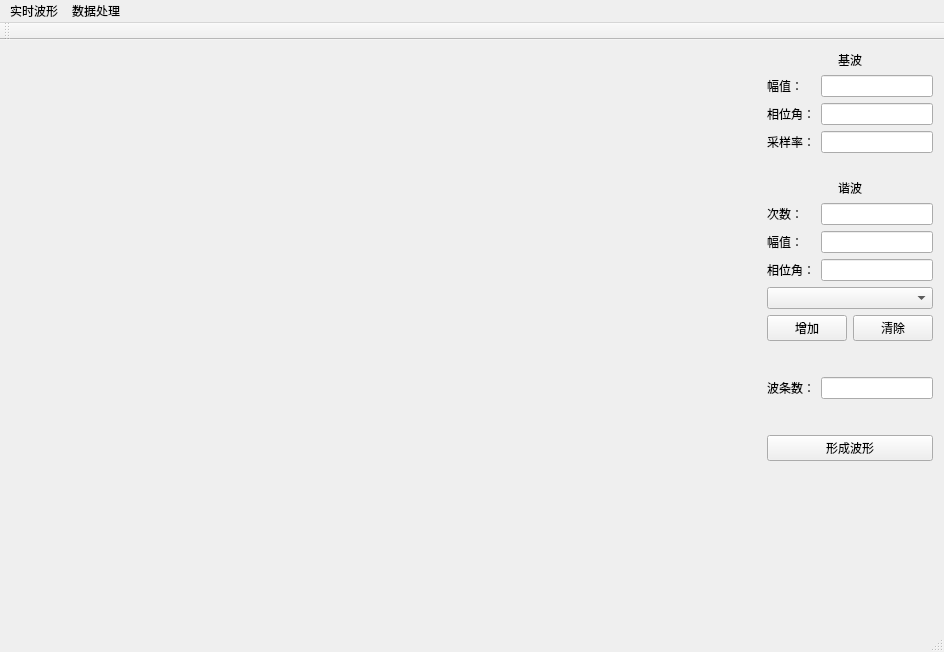
<?xml version="1.0" encoding="UTF-8"?>
<ui version="4.0">
 <class>MainWindow</class>
 <widget class="QMainWindow" name="MainWindow">
  <property name="geometry">
   <rect>
    <x>0</x>
    <y>0</y>
    <width>936</width>
    <height>652</height>
   </rect>
  </property>
  <property name="windowTitle">
   <string>MainWindow</string>
  </property>
  <widget class="QWidget" name="centralWidget">
   <layout class="QGridLayout" name="gridLayout_3">
    <item row="0" column="0">
     <layout class="QHBoxLayout" name="horizontalLayout_2" stretch="8,2">
      <item>
       <widget class="QCustomPlot" name="customPlot" native="true">
        <property name="minimumSize">
         <size>
          <width>750</width>
          <height>400</height>
         </size>
        </property>
       </widget>
      </item>
      <item>
       <layout class="QVBoxLayout" name="verticalLayout_2">
        <item>
         <layout class="QVBoxLayout" name="verticalLayout">
          <item>
           <widget class="QLabel" name="label_4">
            <property name="styleSheet">
             <string notr="true">font: 75 14pt &quot;微软雅黑&quot;;</string>
            </property>
            <property name="text">
             <string>基波</string>
            </property>
            <property name="alignment">
             <set>Qt::AlignCenter</set>
            </property>
           </widget>
          </item>
          <item>
           <layout class="QGridLayout" name="gridLayout_2">
            <item row="0" column="1">
             <widget class="QLineEdit" name="lineEd_amplitude">
              <property name="text">
               <string/>
              </property>
             </widget>
            </item>
            <item row="2" column="1">
             <widget class="QLineEdit" name="lineEd_point"/>
            </item>
            <item row="2" column="0">
             <widget class="QLabel" name="label_3">
              <property name="styleSheet">
               <string notr="true">font: 12pt &quot;微软雅黑&quot;;</string>
              </property>
              <property name="text">
               <string>采样率：</string>
              </property>
             </widget>
            </item>
            <item row="1" column="1">
             <widget class="QLineEdit" name="lineEd_phase"/>
            </item>
            <item row="0" column="0">
             <widget class="QLabel" name="label">
              <property name="styleSheet">
               <string notr="true">font: 12pt &quot;微软雅黑&quot;;</string>
              </property>
              <property name="text">
               <string>幅值：</string>
              </property>
             </widget>
            </item>
            <item row="1" column="0">
             <widget class="QLabel" name="label_2">
              <property name="styleSheet">
               <string notr="true">font: 12pt &quot;微软雅黑&quot;;</string>
              </property>
              <property name="text">
               <string>相位角：</string>
              </property>
             </widget>
            </item>
           </layout>
          </item>
          <item>
           <spacer name="verticalSpacer_4">
            <property name="orientation">
             <enum>Qt::Vertical</enum>
            </property>
            <property name="sizeHint" stdset="0">
             <size>
              <width>20</width>
              <height>20</height>
             </size>
            </property>
           </spacer>
          </item>
          <item>
           <widget class="QLabel" name="label_5">
            <property name="styleSheet">
             <string notr="true">font: 75 14pt &quot;微软雅黑&quot;;</string>
            </property>
            <property name="text">
             <string>谐波</string>
            </property>
            <property name="alignment">
             <set>Qt::AlignCenter</set>
            </property>
           </widget>
          </item>
          <item>
           <layout class="QGridLayout" name="gridLayout">
            <item row="0" column="0">
             <widget class="QLabel" name="label_8">
              <property name="styleSheet">
               <string notr="true">font: 12pt &quot;微软雅黑&quot;;</string>
              </property>
              <property name="text">
               <string>次数：</string>
              </property>
             </widget>
            </item>
            <item row="0" column="1">
             <widget class="QLineEdit" name="lineEd_harmonicNumber"/>
            </item>
            <item row="1" column="0">
             <widget class="QLabel" name="label_6">
              <property name="styleSheet">
               <string notr="true">font: 12pt &quot;微软雅黑&quot;;</string>
              </property>
              <property name="text">
               <string>幅值：</string>
              </property>
             </widget>
            </item>
            <item row="1" column="1">
             <widget class="QLineEdit" name="lineEd_harmonicAmplitude"/>
            </item>
            <item row="2" column="0">
             <widget class="QLabel" name="label_7">
              <property name="styleSheet">
               <string notr="true">font: 12pt &quot;微软雅黑&quot;;</string>
              </property>
              <property name="text">
               <string>相位角：</string>
              </property>
             </widget>
            </item>
            <item row="2" column="1">
             <widget class="QLineEdit" name="lineEd_harmonicPhase"/>
            </item>
           </layout>
          </item>
         </layout>
        </item>
        <item>
         <widget class="QComboBox" name="comboBox_harmonic">
          <property name="styleSheet">
           <string notr="true">font: 12pt &quot;微软雅黑&quot;;</string>
          </property>
         </widget>
        </item>
        <item>
         <layout class="QHBoxLayout" name="horizontalLayout">
          <item>
           <widget class="QPushButton" name="pushBuAdd">
            <property name="styleSheet">
             <string notr="true">font: 12pt &quot;微软雅黑&quot;;</string>
            </property>
            <property name="text">
             <string>增加</string>
            </property>
           </widget>
          </item>
          <item>
           <widget class="QPushButton" name="pushBuClear">
            <property name="styleSheet">
             <string notr="true">font: 12pt &quot;微软雅黑&quot;;</string>
            </property>
            <property name="text">
             <string>清除</string>
            </property>
           </widget>
          </item>
         </layout>
        </item>
        <item>
         <spacer name="verticalSpacer_2">
          <property name="orientation">
           <enum>Qt::Vertical</enum>
          </property>
          <property name="sizeType">
           <enum>QSizePolicy::Maximum</enum>
          </property>
          <property name="sizeHint" stdset="0">
           <size>
            <width>40</width>
            <height>30</height>
           </size>
          </property>
         </spacer>
        </item>
        <item>
         <layout class="QHBoxLayout" name="horizontalLayout_3">
          <item>
           <widget class="QLabel" name="label_9">
            <property name="styleSheet">
             <string notr="true">font: 12pt &quot;微软雅黑&quot;;</string>
            </property>
            <property name="text">
             <string>波条数：</string>
            </property>
           </widget>
          </item>
          <item>
           <widget class="QLineEdit" name="lineEd_WaveNumber"/>
          </item>
         </layout>
        </item>
        <item>
         <spacer name="verticalSpacer_5">
          <property name="orientation">
           <enum>Qt::Vertical</enum>
          </property>
          <property name="sizeType">
           <enum>QSizePolicy::Maximum</enum>
          </property>
          <property name="sizeHint" stdset="0">
           <size>
            <width>40</width>
            <height>30</height>
           </size>
          </property>
         </spacer>
        </item>
        <item>
         <widget class="QPushButton" name="pushBtn_show">
          <property name="styleSheet">
           <string notr="true">font: 12pt &quot;微软雅黑&quot;;</string>
          </property>
          <property name="text">
           <string>形成波形</string>
          </property>
         </widget>
        </item>
        <item>
         <spacer name="verticalSpacer_3">
          <property name="orientation">
           <enum>Qt::Vertical</enum>
          </property>
          <property name="sizeHint" stdset="0">
           <size>
            <width>20</width>
            <height>40</height>
           </size>
          </property>
         </spacer>
        </item>
       </layout>
      </item>
     </layout>
    </item>
   </layout>
   <zorder></zorder>
  </widget>
  <widget class="QMenuBar" name="menuBar">
   <property name="geometry">
    <rect>
     <x>0</x>
     <y>0</y>
     <width>936</width>
     <height>23</height>
    </rect>
   </property>
   <widget class="QMenu" name="menu">
    <property name="title">
     <string>实时波形</string>
    </property>
   </widget>
   <widget class="QMenu" name="menuFFTW">
    <property name="title">
     <string>数据处理</string>
    </property>
    <addaction name="actionFFTW"/>
   </widget>
   <addaction name="menu"/>
   <addaction name="menuFFTW"/>
  </widget>
  <widget class="QToolBar" name="mainToolBar">
   <attribute name="toolBarArea">
    <enum>TopToolBarArea</enum>
   </attribute>
   <attribute name="toolBarBreak">
    <bool>false</bool>
   </attribute>
  </widget>
  <widget class="QStatusBar" name="statusBar"/>
  <action name="actionFFTW">
   <property name="text">
    <string>FFTW计算</string>
   </property>
   <property name="toolTip">
    <string>FFTW</string>
   </property>
  </action>
 </widget>
 <layoutdefault spacing="6" margin="11"/>
 <customwidgets>
  <customwidget>
   <class>QCustomPlot</class>
   <extends>QWidget</extends>
   <header location="global">qcustomplot.h</header>
   <container>1</container>
  </customwidget>
 </customwidgets>
 <resources/>
 <connections/>
</ui>
